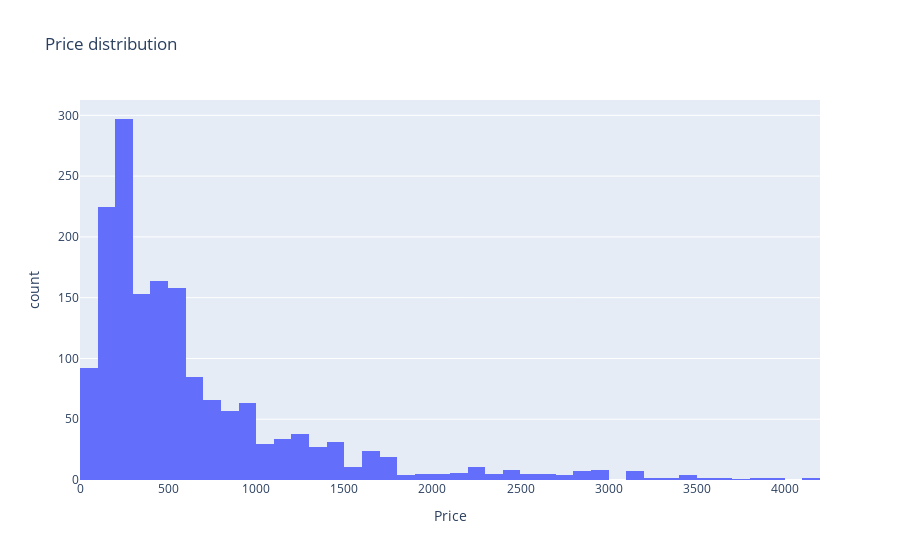
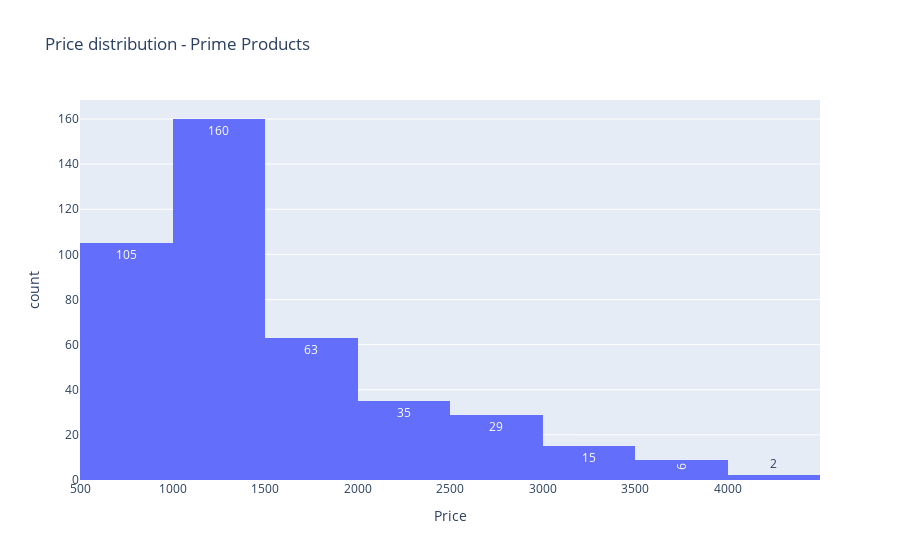
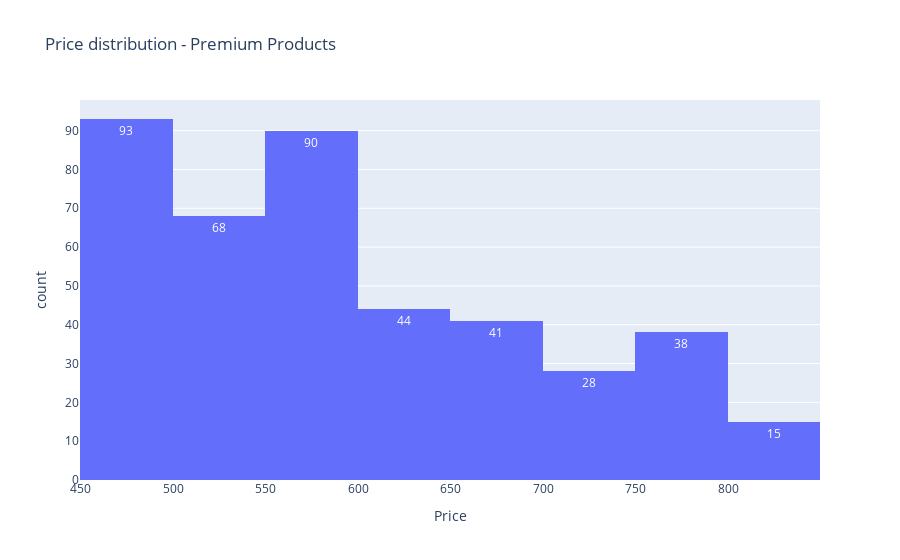

These figures' notebook cell, in order:
### Code cell
display(px.histogram(df, x='Price', title=f'Price distribution'))
display(px.histogram(df_75, x='Price', title=f'Price distribution - Prime Products', nbins=10, text_auto=True))
display(df_75.describe().round(2))
display(px.histogram(df_50_75, x='Price', title=f'Price distribution - Premium Products', nbins=15, text_auto=True))
display(df_50_75.describe().round(2))
display(px.histogram(df_25_50, x='Price', title=f'Price distribution - Mid Products', nbins=15, text_auto=True))
display(df_25_50.describe().round(2))

### Figure 1 — Plotly figure (JSON) as saved in the notebook; plotly's stock layout.template omitted (floating-point values rounded to 4 significant figures; data arrays with more than 128 entries replaced by an {"elided": "..."} marker saying what was removed)
{"data": [{"alignmentgroup": "True", "bingroup": "x", "hovertemplate": "Price=%{x}<br>count=%{y}<extra></extra>", "legendgroup": "", "marker": {"color": "#636efa", "pattern": {"shape": ""}}, "name": "", "offsetgroup": "", "orientation": "v", "showlegend": false, "type": "histogram", "x": {"elided": "1673 int values"}, "xaxis": "x", "yaxis": "y"}], "layout": {"barmode": "relative", "legend": {"tracegroupgap": 0}, "title": {"text": "Price distribution"}, "xaxis": {"anchor": "y", "domain": [0, 1], "title": {"text": "Price"}}, "yaxis": {"anchor": "x", "domain": [0, 1], "title": {"text": "count"}}}}

### Figure 2 — Plotly figure (JSON) as saved in the notebook; plotly's stock layout.template omitted (floating-point values rounded to 4 significant figures; data arrays with more than 128 entries replaced by an {"elided": "..."} marker saying what was removed)
{"data": [{"alignmentgroup": "True", "bingroup": "x", "hovertemplate": "Price=%{x}<br>count=%{y}<extra></extra>", "legendgroup": "", "marker": {"color": "#636efa", "pattern": {"shape": ""}}, "name": "", "nbinsx": 10, "offsetgroup": "", "orientation": "v", "showlegend": false, "texttemplate": "%{value}", "type": "histogram", "x": {"elided": "418 int values"}, "xaxis": "x", "yaxis": "y"}], "layout": {"barmode": "relative", "legend": {"tracegroupgap": 0}, "title": {"text": "Price distribution - Prime Products"}, "xaxis": {"anchor": "y", "domain": [0, 1], "title": {"text": "Price"}}, "yaxis": {"anchor": "x", "domain": [0, 1], "title": {"text": "count"}}}}

### Figure 3 — Plotly figure (JSON) as saved in the notebook; plotly's stock layout.template omitted (floating-point values rounded to 4 significant figures; data arrays with more than 128 entries replaced by an {"elided": "..."} marker saying what was removed)
{"data": [{"alignmentgroup": "True", "bingroup": "x", "hovertemplate": "Price=%{x}<br>count=%{y}<extra></extra>", "legendgroup": "", "marker": {"color": "#636efa", "pattern": {"shape": ""}}, "name": "", "nbinsx": 15, "offsetgroup": "", "orientation": "v", "showlegend": false, "texttemplate": "%{value}", "type": "histogram", "x": {"elided": "417 int values"}, "xaxis": "x", "yaxis": "y"}], "layout": {"barmode": "relative", "legend": {"tracegroupgap": 0}, "title": {"text": "Price distribution - Premium Products"}, "xaxis": {"anchor": "y", "domain": [0, 1], "title": {"text": "Price"}}, "yaxis": {"anchor": "x", "domain": [0, 1], "title": {"text": "count"}}}}
